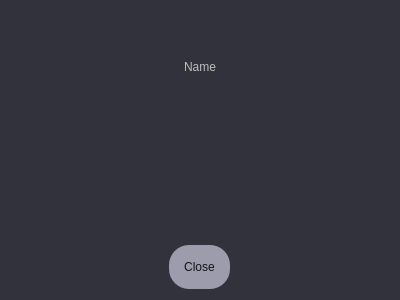
<?xml version="1.0" encoding="UTF-8"?>
<ui version="4.0">
 <class>timeralarm</class>
 <widget class="QDialog" name="timeralarm">
  <property name="geometry">
   <rect>
    <x>0</x>
    <y>0</y>
    <width>400</width>
    <height>300</height>
   </rect>
  </property>
  <property name="minimumSize">
   <size>
    <width>400</width>
    <height>300</height>
   </size>
  </property>
  <property name="maximumSize">
   <size>
    <width>400</width>
    <height>16777215</height>
   </size>
  </property>
  <property name="windowTitle">
   <string>Dialog</string>
  </property>
  <property name="styleSheet">
   <string notr="true">background-color: rgb(50, 50, 60)</string>
  </property>
  <layout class="QGridLayout" name="gridLayout">
   <item row="0" column="0">
    <layout class="QVBoxLayout" name="verticalLayout">
     <item>
      <widget class="QLabel" name="name">
       <property name="styleSheet">
        <string notr="true">color: rgb(190, 190, 190);
font: 25 16pt &quot;Calibri Light&quot;;</string>
       </property>
       <property name="text">
        <string>Name</string>
       </property>
       <property name="alignment">
        <set>Qt::AlignCenter</set>
       </property>
      </widget>
     </item>
     <item>
      <widget class="QLabel" name="note">
       <property name="styleSheet">
        <string notr="true">color: rgb(190, 190, 190);
font: 25 14pt &quot;Calibri Light&quot;;</string>
       </property>
       <property name="text">
        <string> </string>
       </property>
       <property name="alignment">
        <set>Qt::AlignCenter</set>
       </property>
       <property name="wordWrap">
        <bool>true</bool>
       </property>
      </widget>
     </item>
     <item alignment="Qt::AlignHCenter">
      <widget class="QPushButton" name="closeButton">
       <property name="styleSheet">
        <string notr="true">color:rgb(20, 20, 20);
background-color: rgba(200, 200, 220, 180);
border-radius: 20px;
padding: 15px;
min-width: 5em;
font: 25 16pt &quot;Calibri Light&quot;;
</string>
       </property>
       <property name="text">
        <string>Close</string>
       </property>
      </widget>
     </item>
    </layout>
   </item>
  </layout>
 </widget>
 <resources/>
 <connections/>
</ui>
